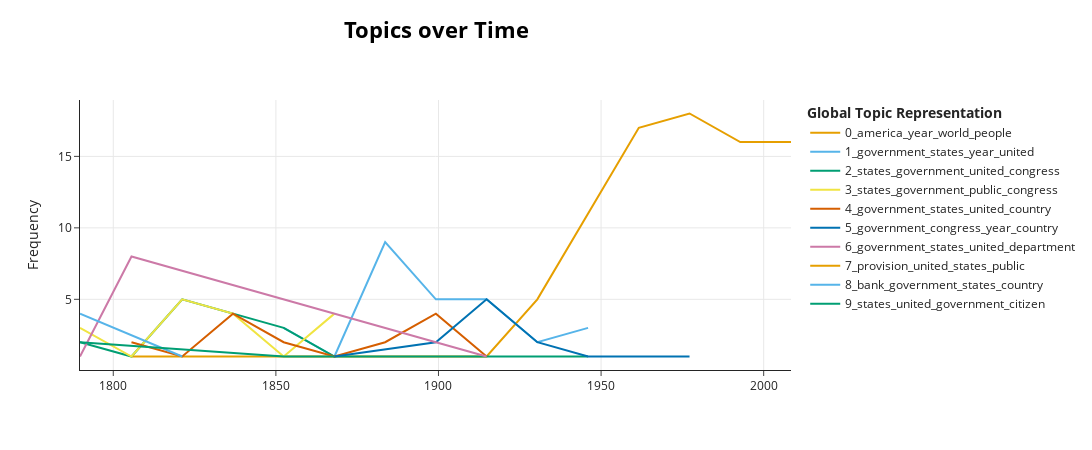

Notebook code for this chart:
### Code cell
TOP_N_TOPICS = 10

step07_topic_model.visualize_topics_over_time(topics_over_time, top_n_topics=TOP_N_TOPICS)

### Figure 1 — Plotly figure (JSON) as saved in the notebook; plotly's stock layout.template omitted (floating-point values rounded to 4 significant figures)
{"data": [{"hoverinfo": "text", "hovertext": ["<b>Topic 0</b><br>Words: public, peace, establishment, national, congress", "<b>Topic 0</b><br>Words: people, work, nation, american, great", "<b>Topic 0</b><br>Words: government, people, need, nation, world", "<b>Topic 0</b><br>Words: world, nation, people, year, american", "<b>Topic 0</b><br>Words: world, nation, year, people, program", "<b>Topic 0</b><br>Words: year, america, world, nation, people", "<b>Topic 0</b><br>Words: america, world, year, people, american", "<b>Topic 0</b><br>Words: america, year, people, work, child", "<b>Topic 0</b><br>Words: america, year, american, people, work"], "marker": {"color": "#E69F00"}, "mode": "lines", "name": "0_america_year_world_people", "type": "scatter", "x": [1806.0, 1899.0, 1915.0, 1930.0, 1946.0, 1962.0, 1977.0, 1993.0, 2008.0], "y": [1, 1, 1, 5, 11, 17, 18, 16, 16]}, {"hoverinfo": "text", "hovertext": ["<b>Topic 1</b><br>Words: states, government, united, right, great", "<b>Topic 1</b><br>Words: states, united, government, report, year", "<b>Topic 1</b><br>Words: government, year, states, united, congress", "<b>Topic 1</b><br>Words: government, states, united, year, great", "<b>Topic 1</b><br>Words: government, country, great, congress, people", "<b>Topic 1</b><br>Words: dollar, year, million, fiscal, government", "<b>Topic 1</b><br>Words: world, free, communist, year, great"], "marker": {"color": "#56B4E9"}, "mode": "lines", "name": "1_government_states_year_united", "type": "scatter", "x": [1852.0, 1868.0, 1884.0, 1899.0, 1915.0, 1930.0, 1946.0], "y": [3, 1, 9, 5, 5, 2, 3]}, {"hoverinfo": "text", "hovertext": ["<b>Topic 2</b><br>Words: states, united, government, militia, citizen", "<b>Topic 2</b><br>Words: states, united, vessel, power, article", "<b>Topic 2</b><br>Words: states, government, united, great, congress", "<b>Topic 2</b><br>Words: states, mexico, government, united, country", "<b>Topic 2</b><br>Words: states, government, united, congress, power", "<b>Topic 2</b><br>Words: states, united, government, year, congress", "<b>Topic 2</b><br>Words: faith, government, democracy, congress, states", "<b>Topic 2</b><br>Words: government, program, federal, year, shall"], "marker": {"color": "#009E73"}, "mode": "lines", "name": "2_states_government_united_congress", "type": "scatter", "x": [1790.0, 1806.0, 1821.0, 1837.0, 1852.0, 1868.0, 1915.0, 1946.0], "y": [2, 1, 5, 4, 3, 1, 1, 1]}, {"hoverinfo": "text", "hovertext": ["<b>Topic 3</b><br>Words: states, public, government, great, subject", "<b>Topic 3</b><br>Words: spain, savage, government, states, united", "<b>Topic 3</b><br>Words: states, government, public, congress, united", "<b>Topic 3</b><br>Words: government, states, public, country, congress", "<b>Topic 3</b><br>Words: congress, states, government, power, year", "<b>Topic 3</b><br>Words: states, government, congress, public, country"], "marker": {"color": "#F0E442"}, "mode": "lines", "name": "3_states_government_public_congress", "type": "scatter", "x": [1790.0, 1806.0, 1821.0, 1837.0, 1852.0, 1868.0], "y": [3, 1, 5, 4, 1, 4]}, {"hoverinfo": "text", "hovertext": ["<b>Topic 4</b><br>Words: states, public, government, united, great", "<b>Topic 4</b><br>Words: government, states, great, object, power", "<b>Topic 4</b><br>Words: government, states, mexico, united, public", "<b>Topic 4</b><br>Words: states, government, power, united, state", "<b>Topic 4</b><br>Words: states, united, government, increase, country", "<b>Topic 4</b><br>Words: states, government, united, year, increase", "<b>Topic 4</b><br>Words: government, great, country, states, public", "<b>Topic 4</b><br>Words: government, country, public, provide, states"], "marker": {"color": "#D55E00"}, "mode": "lines", "name": "4_government_states_united_country", "type": "scatter", "x": [1806.0, 1821.0, 1837.0, 1852.0, 1868.0, 1884.0, 1899.0, 1915.0], "y": [2, 1, 4, 2, 1, 2, 4, 1]}, {"hoverinfo": "text", "hovertext": ["<b>Topic 5</b><br>Words: congress, year, government, states, country", "<b>Topic 5</b><br>Words: government, congress, country, american, states", "<b>Topic 5</b><br>Words: government, congress, country, federal, year", "<b>Topic 5</b><br>Words: federal, bank, government, economic, congress", "<b>Topic 5</b><br>Words: world, nation, congress, government, security", "<b>Topic 5</b><br>Words: program, administration, year, policy, federal"], "marker": {"color": "#0072B2"}, "mode": "lines", "name": "5_government_congress_year_country", "type": "scatter", "x": [1868.0, 1899.0, 1915.0, 1930.0, 1946.0, 1977.0], "y": [1, 2, 5, 2, 1, 1]}, {"hoverinfo": "text", "hovertext": ["<b>Topic 6</b><br>Words: congress, interest, country, government, debt", "<b>Topic 6</b><br>Words: states, united, government, british, great", "<b>Topic 6</b><br>Words: government, department, united, court, states", "<b>Topic 6</b><br>Words: government, ship, present, cruiser, great"], "marker": {"color": "#CC79A7"}, "mode": "lines", "name": "6_government_states_united_department", "type": "scatter", "x": [1790.0, 1806.0, 1899.0, 1915.0], "y": [1, 8, 2, 1]}, {"hoverinfo": "text", "hovertext": ["<b>Topic 7</b><br>Words: provision, united, states, public, object"], "marker": {"color": "#E69F00"}, "mode": "lines", "name": "7_provision_united_states_public", "type": "scatter", "x": [1790.0], "y": [6]}, {"hoverinfo": "text", "hovertext": ["<b>Topic 8</b><br>Words: measure, public, object, regard, country", "<b>Topic 8</b><br>Words: bank, government, states, country, deposit"], "marker": {"color": "#56B4E9"}, "mode": "lines", "name": "8_bank_government_states_country", "type": "scatter", "x": [1790.0, 1821.0], "y": [4, 1]}, {"hoverinfo": "text", "hovertext": ["<b>Topic 9</b><br>Words: states, united, vessel, citizen, time", "<b>Topic 9</b><br>Words: states, government, united, congress, citizen", "<b>Topic 9</b><br>Words: states, united, government, claim, vessel"], "marker": {"color": "#009E73"}, "mode": "lines", "name": "9_states_united_government_citizen", "type": "scatter", "x": [1790.0, 1852.0, 1868.0], "y": [2, 1, 1]}], "layout": {"height": 450, "hoverlabel": {"bgcolor": "white", "font": {"family": "Rockwell", "size": 16}}, "legend": {"title": {"text": "<b>Global Topic Representation"}}, "title": {"font": {"color": "Black", "size": 22}, "text": "<b>Topics over Time</b>", "x": 0.4, "xanchor": "center", "y": 0.95, "yanchor": "top"}, "width": 1250, "xaxis": {"showgrid": true}, "yaxis": {"showgrid": true, "title": {"text": "Frequency"}}}}
